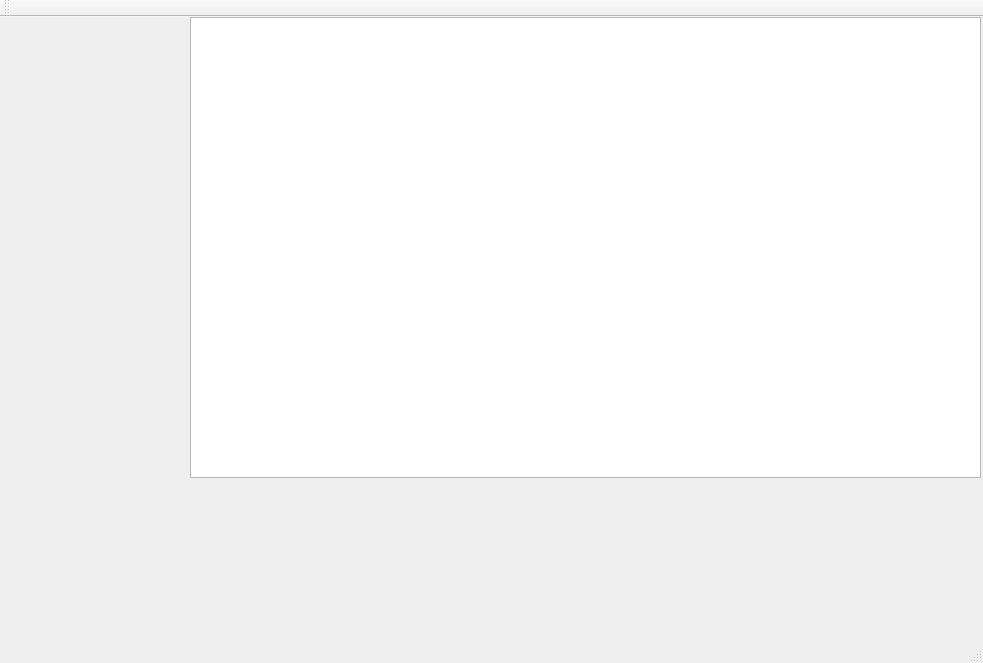
<?xml version="1.0" encoding="UTF-8"?>
<ui version="4.0">
 <class>MainWindow</class>
 <widget class="QMainWindow" name="MainWindow">
  <property name="geometry">
   <rect>
    <x>0</x>
    <y>0</y>
    <width>983</width>
    <height>663</height>
   </rect>
  </property>
  <property name="windowTitle">
   <string>MainWindow</string>
  </property>
  <widget class="QWidget" name="centralWidget">
   <widget class="QTextEdit" name="textEdit">
    <property name="geometry">
     <rect>
      <x>190</x>
      <y>0</y>
      <width>791</width>
      <height>461</height>
     </rect>
    </property>
   </widget>
  </widget>
  <widget class="QMenuBar" name="menuBar">
   <property name="geometry">
    <rect>
     <x>0</x>
     <y>0</y>
     <width>983</width>
     <height>26</height>
    </rect>
   </property>
  </widget>
  <widget class="QToolBar" name="mainToolBar">
   <attribute name="toolBarArea">
    <enum>TopToolBarArea</enum>
   </attribute>
   <attribute name="toolBarBreak">
    <bool>false</bool>
   </attribute>
  </widget>
  <widget class="QStatusBar" name="statusBar"/>
 </widget>
 <layoutdefault spacing="6" margin="11"/>
 <resources/>
 <connections/>
</ui>
